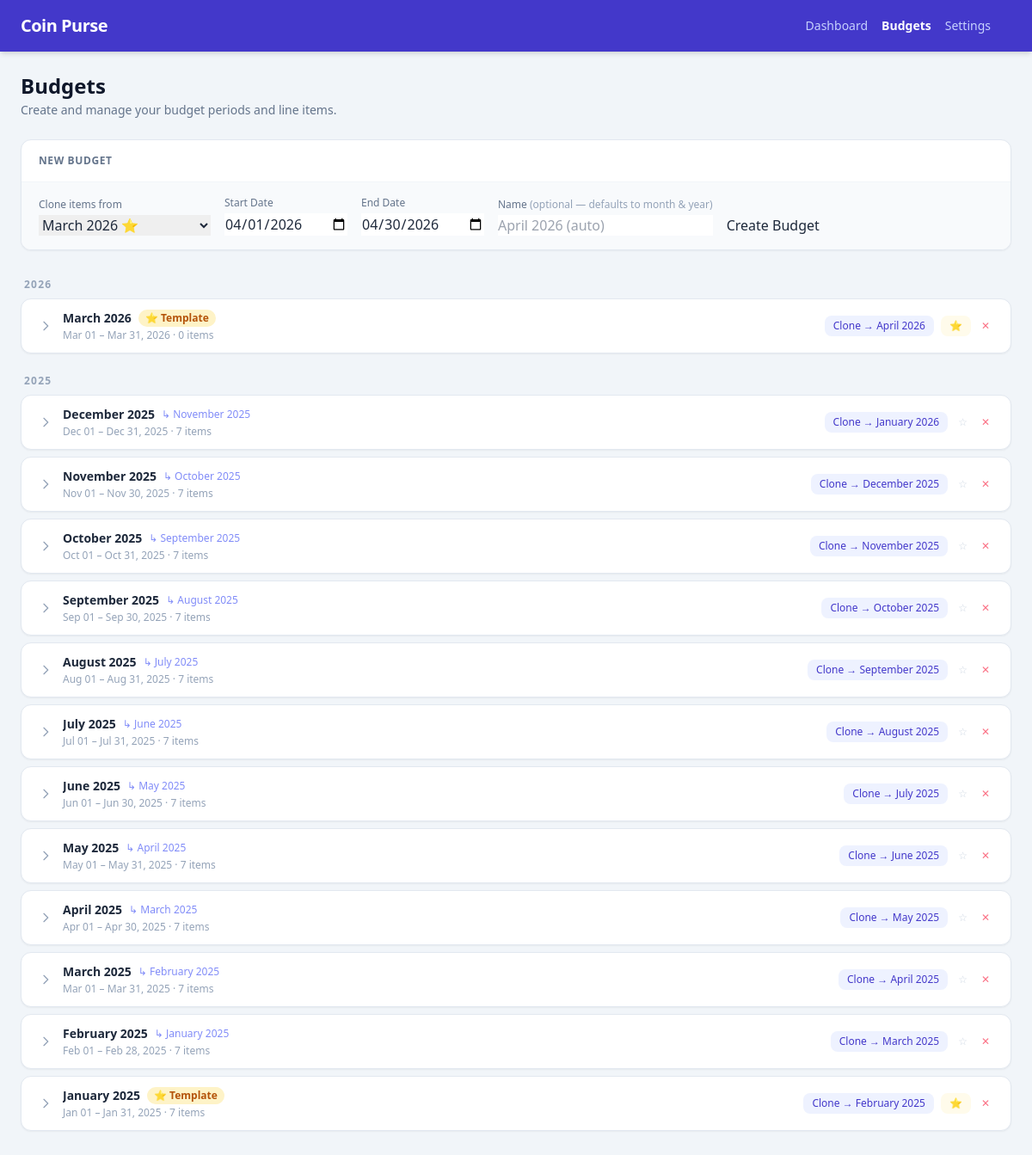
Page /ui/budgets/91cd56eb8af3408e83a68a66810c647a on the committed database.
### models/models.py (models this page shows)
class TimestampMixin:
    id: Mapped[uuid.UUID] = mapped_column(
        UUID(as_uuid=True),
        primary_key=True,
        default=uuid.uuid4,
        server_default=text("gen_random_uuid()"),
    )
    created_at: Mapped[datetime] = mapped_column(
        DateTime(timezone=True),
        nullable=False,
        default=lambda: datetime.now(UTC),
        server_default=func.now(),
    )
    updated_at: Mapped[datetime] = mapped_column(
        DateTime(timezone=True),
        nullable=False,
        default=lambda: datetime.now(UTC),
        server_default=func.now(),
        onupdate=lambda: datetime.now(UTC),
    )
    is_active: Mapped[bool] = mapped_column(
        Boolean, nullable=False, server_default=text("true")
    )

class Base(DeclarativeBase):
    pass

class Budget(TimestampMixin, Base):
    __tablename__ = "budgets"
    __table_args__ = (
        Index("ix_budgets_user_period", "user_id", "period_start", "period_end"),
        UniqueConstraint(
            "user_id", "period_start", "period_end", name="uq_budgets_user_period"
        ),
    )
    user_id: Mapped[uuid.UUID] = mapped_column(
        UUID(as_uuid=True),
        ForeignKey("users.id", ondelete="RESTRICT"),
        nullable=False,
    )
    name: Mapped[str] = mapped_column(String(200), nullable=False)
    period_start: Mapped[date] = mapped_column(Date, nullable=False)
    period_end: Mapped[date] = mapped_column(Date, nullable=False)
    is_template: Mapped[bool] = mapped_column(Boolean, nullable=False, server_default=text("false"))
    source_budget_id: Mapped[uuid.UUID | None] = mapped_column(
        UUID(as_uuid=True),
        ForeignKey("budgets.id", ondelete="SET NULL"),
        nullable=True,
    )
    user: Mapped[User] = relationship(back_populates="budgets")
    items: Mapped[list[BudgetItem]] = relationship(
        back_populates="budget", cascade="all, delete-orphan"
    )
    source_budget: Mapped[Budget | None] = relationship(
        foreign_keys=[source_budget_id], remote_side="Budget.id"
    )

### routes/views.py (the view)
@router.get("/ui/budgets/{user_id}", response_class=HTMLResponse)
def ui_budgets(
    request: Request,
    user_id: UUID,
    db: Annotated[Session, Depends(get_db)],
):
    today = datetime.datetime.now(UTC).date()
    budgets = (
        active_query(db, Budget)
        .filter(Budget.user_id == user_id)
        .order_by(Budget.period_start.desc())
        .all()
    )
    categories = (
        active_query(db, Category)
        .filter(Category.user_id == user_id)
        .order_by(Category.name)
        .all()
    )
    active_id_map = {b.id: b.name for b in budgets}
    source_ids = {b.source_budget_id for b in budgets if b.source_budget_id}
    source_name_map = dict(active_id_map)
    missing = source_ids - active_id_map.keys()
    if missing:
        for b in db.query(Budget).filter(Budget.id.in_(missing)).all():
            source_name_map[b.id] = b.name
    budget_data = []
    for b in budgets:
        items = (
            active_query(db, BudgetItem)
            .filter(BudgetItem.budget_id == b.id)
            .join(Category, BudgetItem.category_id == Category.id)
            .filter(Category.is_active.is_(True))
            .with_entities(
                BudgetItem.id.label("id"),
                BudgetItem.limit_amount.label("limit_amount"),
                BudgetItem.category_id.label("category_id"),
                Category.name.label("category_name"),
            )
            .order_by(Category.name)
            .all()
        )
        ny = b.period_end.year + (1 if b.period_end.month == 12 else 0)
        nm = 1 if b.period_end.month == 12 else b.period_end.month + 1
        clone_start = datetime.date(ny, nm, 1)
        clone_end = datetime.date(ny, nm, cal_lib.monthrange(ny, nm)[1])
        budget_data.append(
            {
                "budget": b,
                "items": items,
                "source_name": (
                    source_name_map.get(b.source_budget_id)
                    if b.source_budget_id
                    else None
                ),
                "clone_start": clone_start.isoformat(),
                "clone_end": clone_end.isoformat(),
                "clone_label": f"{cal_lib.month_name[nm]} {ny}",
            }
        )
    first_of_month = today.replace(day=1)
    last_of_month = today.replace(day=cal_lib.monthrange(today.year, today.month)[1])
    template_budget = next((b for b in budgets if b.is_template), None)
    return templates.TemplateResponse(
        "budgets.html",
        {
            "request": request,
            "user_id": str(user_id),
            "budgets": budget_data,
            "categories": categories,
            "default_start": first_of_month.isoformat(),
            "default_end": last_of_month.isoformat(),
            "template_budget_id": str(template_budget.id) if template_budget else "",
        },
    )

### templates/budgets.html (shortened to what this page needs)
{% extends "base.html" %}
{% block nav_budgets %}font-semibold !text-white{% endblock %}
{% block content %}
<div class="mb-6">
  <h1 class="text-2xl font-bold text-slate-900">Budgets</h1>
  <p class="text-slate-500 text-sm mt-0.5">Create and manage your budget periods and line items.</p>
</div>
<div class="bg-white rounded-xl shadow-sm border border-slate-200 overflow-hidden mb-8">
  <div class="px-5 py-4 border-b border-slate-100">
    <h2 class="text-xs font-semibold text-slate-500 uppercase tracking-wider">New Budget</h2>
  </div>
  <div class="px-5 py-4 bg-slate-50">
    <form id="budget-form" class="flex flex-wrap gap-4 items-end" onsubmit="createBudget(event)">
      <div class="flex flex-col gap-1">
        <label class="text-xs text-slate-500">Clone items from</label>
        <select id="create-clone-from" name="clone_from" class="input-field min-w-[200px]">
          {% for bd in budgets %}
          {% set b = bd.budget %}
          <option value="{{ b.id }}"
            data-clone-start="{{ bd.clone_start }}"
            data-clone-end="{{ bd.clone_end }}"
            {% if b.is_template %}data-is-template="true"{% endif %}
            {% if b.id | string == template_budget_id %}selected{% endif %}>
            {{ b.name }}{% if b.is_template %} ⭐{% endif %}
          </option>
          {% endfor %}
        </select>
      </div>
      <div class="flex flex-col gap-1">
        <label class="text-xs text-slate-500">Start Date</label>
        <input id="create-period-start" name="period_start" type="date" required
               class="input-field" value="{{ default_start }}"
               oninput="autoFillEndDate()" />
      </div>
      <div class="flex flex-col gap-1">
        <label class="text-xs text-slate-500">End Date</label>
        <input id="create-period-end" name="period_end" type="date" required class="input-field" value="{{ default_end }}" />
      </div>
      <div class="flex flex-col gap-1 min-w-[180px]">
        <label class="text-xs text-slate-500">Name <span class="text-slate-400">(optional — defaults to month &amp; year)</span></label>
        <input id="create-name" name="name" type="text" class="input-field" placeholder="e.g. April 2026 (auto)" />
      </div>
      <button type="submit" class="btn-primary">Create Budget</button>
    </form>
  </div>
</div>
{% if budgets %}
{% set ns = namespace(current_year=None) %}
<div id="budget-list">
  {% for bd in budgets %}
  {% set b = bd.budget %}
  {% set yr = b.period_start.year %}
  {% if yr != ns.current_year %}
  {% if not loop.first %}</div>{% endif %}
  {% set ns.current_year = yr %}
  <div class="mb-2 mt-{{ '0' if loop.first else '6' }}">
    <h2 class="text-xs font-semibold text-slate-400 uppercase tracking-widest px-1 mb-2">{{ yr }}</h2>
    <div class="space-y-2">
  {% endif %}
  <div id="budget-{{ b.id }}" class="bg-white rounded-xl shadow-sm border border-slate-200 overflow-hidden">
    <div class="px-5 py-3 flex items-center justify-between gap-3 cursor-pointer select-none
                hover:bg-slate-50 transition-colors"
         onclick="toggleCard('{{ b.id }}')">
      <div class="flex items-center gap-3 min-w-0">
        <svg id="chevron-{{ b.id }}" class="w-4 h-4 text-slate-400 shrink-0 transition-transform duration-200"
             fill="none" stroke="currentColor" viewBox="0 0 24 24">
          <path stroke-linecap="round" stroke-linejoin="round" stroke-width="2" d="M9 5l7 7-7 7"/>
        </svg>
        <div class="min-w-0">
          <div class="flex items-center gap-2 flex-wrap">
            <span class="text-sm font-semibold text-slate-800 truncate">{{ b.name }}</span>
            {% if b.is_template %}
            <span class="text-xs bg-amber-100 text-amber-700 font-semibold px-2 py-0.5 rounded-full shrink-0">⭐ Template</span>
            {% endif %}
            {% if bd.source_name %}
            <span class="text-xs text-indigo-400 shrink-0">↳ {{ bd.source_name }}</span>
            {% endif %}
          </div>
          <p class="text-xs text-slate-400 mt-0.5">
            {{ b.period_start.strftime("%b %d") }} – {{ b.period_end.strftime("%b %d, %Y") }}
            · {{ bd['items'] | length }} item{{ 's' if bd['items'] | length != 1 else '' }}
          </p>
        </div>
      </div>
      <div class="flex items-center gap-2 shrink-0" onclick="event.stopPropagation()">
        <button
          onclick="cloneBudget('{{ b.id }}', '{{ bd.clone_start }}', '{{ bd.clone_end }}')"
          class="text-xs bg-indigo-50 hover:bg-indigo-100 text-indigo-700 font-medium px-2.5 py-1 rounded-lg transition-colors">
          Clone → {{ bd.clone_label }}
        </button>
        {% if b.is_template %}
        <button
          onclick="unsetTemplate('{{ b.id }}')"
          class="text-xs bg-amber-50 hover:bg-amber-100 text-amber-700 font-medium px-2.5 py-1 rounded-lg transition-colors">
          ⭐
        </button>
        {% else %}
        <button
          onclick="setTemplate('{{ b.id }}')"
          title="Set as template"
          class="text-xs text-slate-300 hover:text-amber-500 font-medium px-1 py-1 rounded-lg transition-colors">
          ☆
        </button>
        {% endif %}
        <button
          onclick="deleteBudget('{{ b.id }}')"
          class="text-xs text-rose-400 hover:text-rose-600 font-medium px-1 py-1 rounded-lg transition-colors">
          ✕
        </button>
      </div>
    </div>
  </div>
  {% if loop.last %}</div></div>{% endif %}
  {% endfor %}
</div>
{% else %}
<div class="bg-white rounded-xl shadow-sm border border-slate-200 px-5 py-10 text-center text-sm text-slate-400">
  No budgets yet. Create your first budget above.
</div>
{% endif %}
{% endblock %}

### templates/budgets.html (style rules this page uses)
.input-field { @apply border border-slate-300 rounded-lg px-3 py-1.5 text-sm focus:outline-none focus:ring-2 focus:ring-indigo-400 bg-white; }
.btn-primary { @apply bg-indigo-600 hover:bg-indigo-700 text-white text-sm font-medium px-4 py-1.5 rounded-lg transition-colors; }

### rows in the picture
Budget: clone_from "March 2026 ⭐", name "March 2026", period_start "Mar 01", period_end "Mar 31, 2026"
Budget: yr "2025", source_name "November 2025", items|length "7", items "s", clone_label "January 2026", name "November 2025", period_start "Nov 01", period_end "Nov 30, 2025"
Budget: name "December 2025", period_start "Dec 01", period_end "Dec 31, 2025"
Budget: source_name "October 2025", items|length "7", items "s", clone_label "December 2025", name "October 2025", period_start "Oct 01", period_end "Oct 31, 2025"
Budget: source_name "September 2025", items|length "7", items "s", clone_label "November 2025", name "September 2025", period_start "Sep 01", period_end "Sep 30, 2025"
Budget: source_name "August 2025", items|length "7", items "s", clone_label "October 2025", name "August 2025", period_start "Aug 01", period_end "Aug 31, 2025"
Budget: source_name "July 2025", items|length "7", items "s", clone_label "September 2025", name "July 2025", period_start "Jul 01", period_end "Jul 31, 2025"
Budget: source_name "June 2025", items|length "7", items "s", clone_label "August 2025", name "June 2025", period_start "Jun 01", period_end "Jun 30, 2025"
Budget: source_name "May 2025", items|length "7", items "s", clone_label "July 2025", name "May 2025", period_start "May 01", period_end "May 31, 2025"
Budget: source_name "April 2025", items|length "7", items "s", clone_label "June 2025", name "April 2025", period_start "Apr 01", period_end "Apr 30, 2025"
Budget: source_name "March 2025", items|length "7", items "s", clone_label "May 2025", name "March 2025", period_start "Mar 01", period_end "Mar 31, 2025"
Budget: source_name "February 2025", items|length "7", items "s", clone_label "April 2025", name "February 2025", period_start "Feb 01", period_end "Feb 28, 2025"
Budget: source_name "January 2025", items|length "7", items "s", clone_label "March 2025", name "January 2025", period_start "Jan 01", period_end "Jan 31, 2025"

### other values in the picture
{{ yr }} "2026"
{{ bd['items'] | length }} "0" "7"
{{ 's' if bd['items'] | length != 1 else '' }} "s" "s"
{{ bd.clone_label }} "April 2026" "February 2025"
